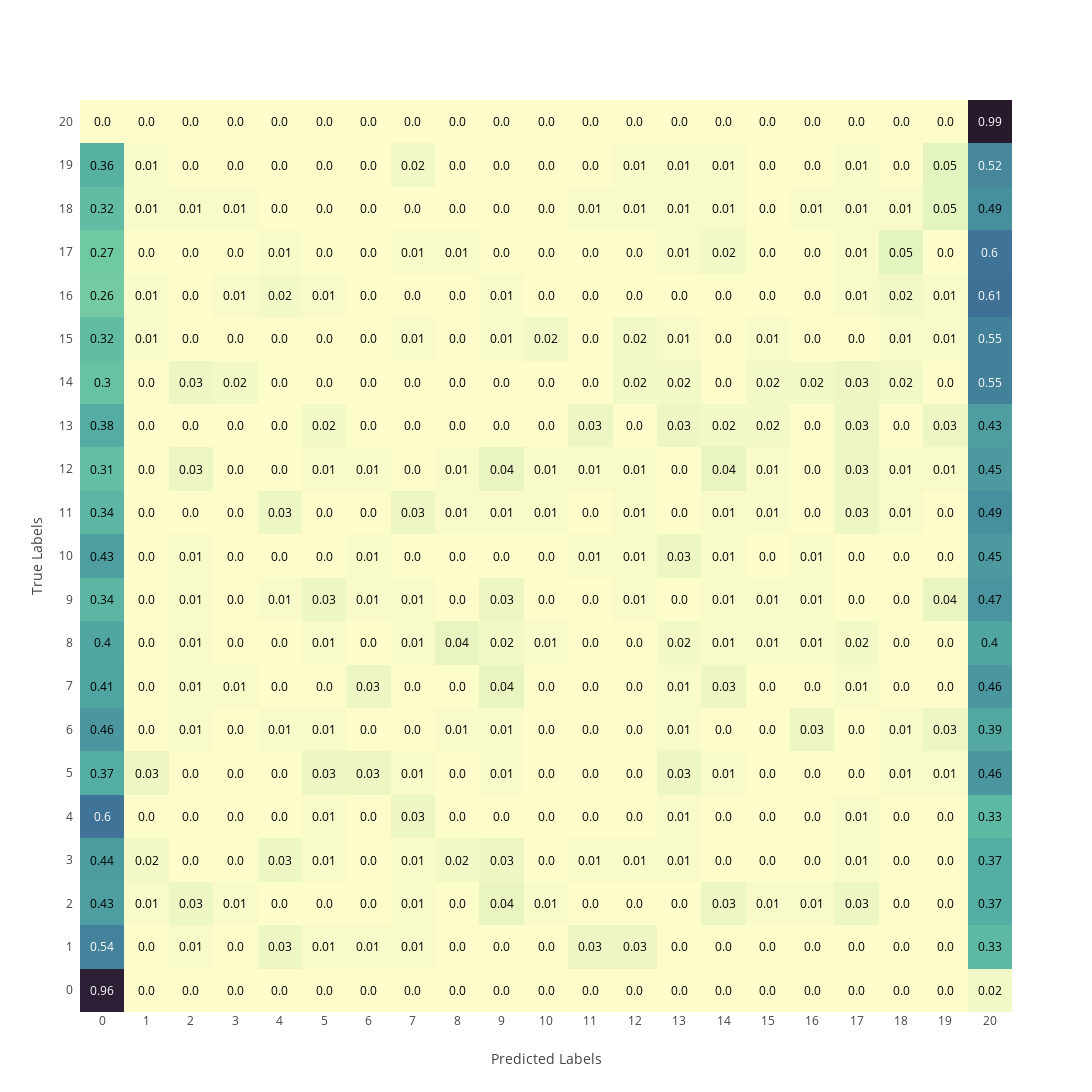

Notebook code for this chart:
### Code cell
cfm_n = np.flipud(cm)
cfm_n = cfm_n.astype('float') / cfm_n.sum(axis=1)[:, np.newaxis]

z = np.round(cfm_n, 2)
#x = ['0', '1', '2', '3', '4', '5', '6', '7', '8', '9', '10', '11', '12', '13', '14', '15', '16', '17', '18', '19', '20']
y = ['0', '1', '2', '3', '4', '5', '6', '7', '8', '9', '10', '11', '12', '13', '14', '15', '16', '17', '18', '19', '20']
#y = ['20', '19', '18', '17', '16', '15', '14', '13', '12', '11', '10', '9', '8', '7', '6', '5', '4', '3', '2', '1', '0']
x = ['20', '19', '18', '17', '16', '15', '14', '13', '12', '11', '10', '9', '8', '7', '6', '5', '4', '3', '2', '1', '0']
#x = ['1', '0']
#y = ['0', '1']
fig = ff.create_annotated_heatmap(z, x = x, y = y, annotation_text = z, colorscale = 'deep')
fig.update_layout(width = 1600, height = 1600, xaxis_showgrid = False, yaxis_showgrid = False, template = 'none')
fig.update_layout(title = {'text': "",
                           'y':0.95,
                           'x':0.47,
                           'xanchor': 'center',
                           'yanchor': 'top'}, 
                  xaxis_title = 'Predicted Labels',
                  yaxis_title = 'True Labels')
fig['layout']['xaxis']['side'] = 'bottom'
fig.show()
